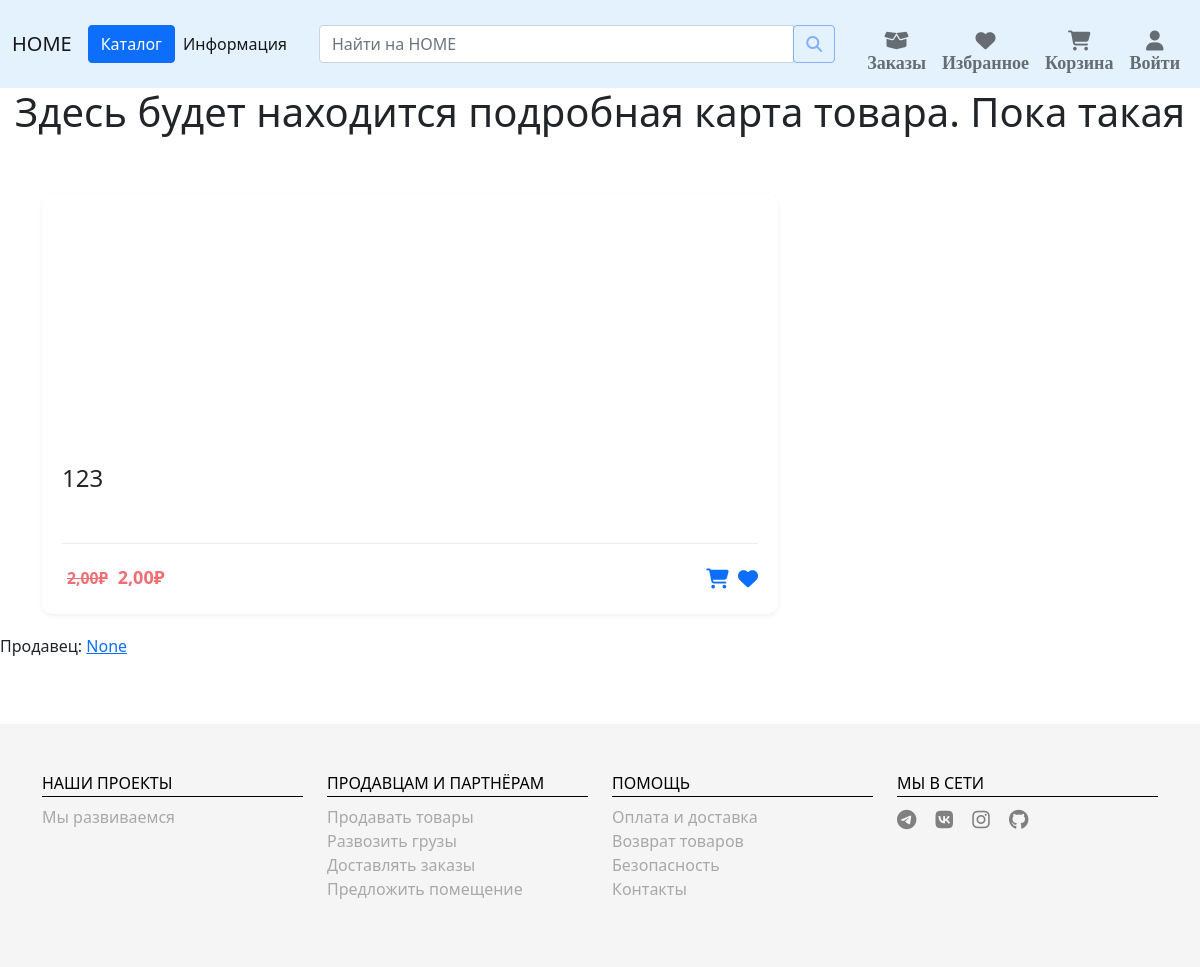
/product/123/, run on the app's committed database.
### goods/models.py (models this page shows, shortened)
class Product(models.Model):
    class Status(models.IntegerChoices):
        DRAFT = 0, "Черновик"
        PUBLISHED = 1, "Опубликовано"
    class ProductStatus(models.IntegerChoices):
        USED = 0, "Б/y"
        NEW = 1, "Новое"
    name = models.CharField(max_length=150, unique=True, verbose_name='Название')
    category = TreeForeignKey('Categories', on_delete=models.PROTECT, related_name='products', verbose_name='Категория')
    slug = models.SlugField(max_length=250, blank=True, null=True, unique=True, verbose_name='URL')
    description = models.TextField(blank=True, null=True, verbose_name='Описание')
    image = models.ImageField(upload_to='product_images/%Y/%m/%d/', blank=True, null=True, verbose_name='Фото')
    price = models.DecimalField(default=0.00, max_digits=8, decimal_places=2, verbose_name='Цена')
    quantity = models.PositiveIntegerField(default=0, verbose_name='Количество')
    discount = models.DecimalField(default=0.00, max_digits=4, decimal_places=2, verbose_name='Скидка в %')
    product_status = models.IntegerField(default=ProductStatus.USED, choices=ProductStatus.choices, verbose_name='Состояние товара')
    is_published = models.IntegerField(default=Status.DRAFT, choices=Status.choices, verbose_name='Статус')
    seller = models.ForeignKey(get_user_model(), on_delete=models.CASCADE, related_name='products', null=True, default=None)
    created_at = models.DateTimeField(auto_now_add=True, verbose_name='Время создания')
    updated_at = models.DateTimeField(auto_now=True, verbose_name='Время изменения')
    objects = models.Manager()
    published = PublishedProductManager()
    class Meta:
        db_table = 'product'
        verbose_name = 'Продукт'
        verbose_name_plural = 'Продукты'
    def get_absolute_url(self):
        return reverse('goods:product', kwargs={'product_slug': self.slug})

### goods/views.py (the view)
# urls.py: path('product/<slug:product_slug>/', views.ProductDetail.as_view(), name='product'),
class ProductDetail(DetailView):
    template_name = 'goods/product.html'
    context_object_name = 'product'
    slug_url_kwarg = 'product_slug'
    def get_context_data(self, **kwargs):
        context = super().get_context_data(**kwargs)
        context['title'] = context['product'].name
        return context
    def get_object(self, queryset=None):
        return get_object_or_404(Product.published, slug=self.kwargs[self.slug_url_kwarg])

### goods/models.py (called while the page is built)
    def get_absolute_url(self):
        return reverse('goods:category', kwargs={'cat_slug': self.slug})

    def get_queryset(self):
        return super().get_queryset().filter(is_published=Product.Status.PUBLISHED)

### main/templatetags/my_tags.py (called while the page is built)
@register.inclusion_tag('main/list_categories.html')
def show_categories(cat_selected: int = 0) -> dict:
    return {'cats': Categories.objects.all(),
            'cat_selected': cat_selected,
            }

### goods/templates/goods/product.html
{% extends 'base.html' %}
{% load static %}
{% block content %}
<h1 align="center">Здесь будет находится подробная карта товара. Пока такая</h1>
<section class="main-content">
    <div class="container">
        <div class="row">
            <div class="col col-lg-8 col-sm-6">
                <div class="product-card">
                    <div class="product-thumb">
                        {% if product.image %}
                            <a href="{{ product.get_absolute_url }}"><img src="{{ product.image.url }}" alt=""></a>
                        {% else %}
                            <a href="{{ product.get_absolute_url }}"><img src="#" alt=""></a>
                        {% endif %}
                    </div>
                    <div class="product-details">
                        <h4><a href="#"></a>{{ product.name }}</h4>
                        <p>{{ product.description }}</p>
                        <div class="product-bottom-details d-flex justify-content-between">
                            <div class="product-price">
                                <small>{{ product.price }}₽</small> {{ product.price }}₽
                            </div>
                            <div class="product-links">
                                <a href="#"><i class="fas fa-shopping-cart"></i></a>
                                <a href="#"><i class="fas fa-heart"></i></a>
                            </div>
                        </div>
                    </div>
                </div>
            </div>
        </div>
    </div>
    <p>Продавец: <a href="#">{{ product.seller.username|default:"None"}}</a></p>
</section>
{% endblock %}

### static/main/css/styles.css (style rules this page uses)
html { font-size: 16px; }
body { font-family: 'Roboto', sans-serif; font-size: 16px; font-weight: 400; color: #000; background-color: #fff; min-width: 320px; }
section { padding: 50px 0; }
a { color: #111; }
.container .row .col { margin-bottom: 20px; }
.product-card { border-radius: 10px; box-shadow: 0 2px 5px 0 rgba(0, 0, 0, 0.06); transition: all .3s; }
.product-thumb a { display: flex; align-items: center; justify-content: center; height: 250px; padding: 20px; }
.product-details { padding: 20px; }
.product-details h4 { margin-bottom: 5px; }
.product-details p { margin-bottom: 20px; color: #999; overflow: hidden; height: 25px; font-size: 15px; }
.product-bottom-details { overflow: hidden; border-top: 1px solid #eee; padding-top: 20px; }
.product-price { font-size: 18px; color: #ee6e73; font-weight: 600; }
.product-price small { color: #ccc font-weight: 400; text-decoration: line-through; margin-right: 5px; margin-left: 5px; }
.product-links a { font-size: 20px; margin-left: 5px; }

### data on the page
Product: name "123", price "2,00", seller.username "None"
